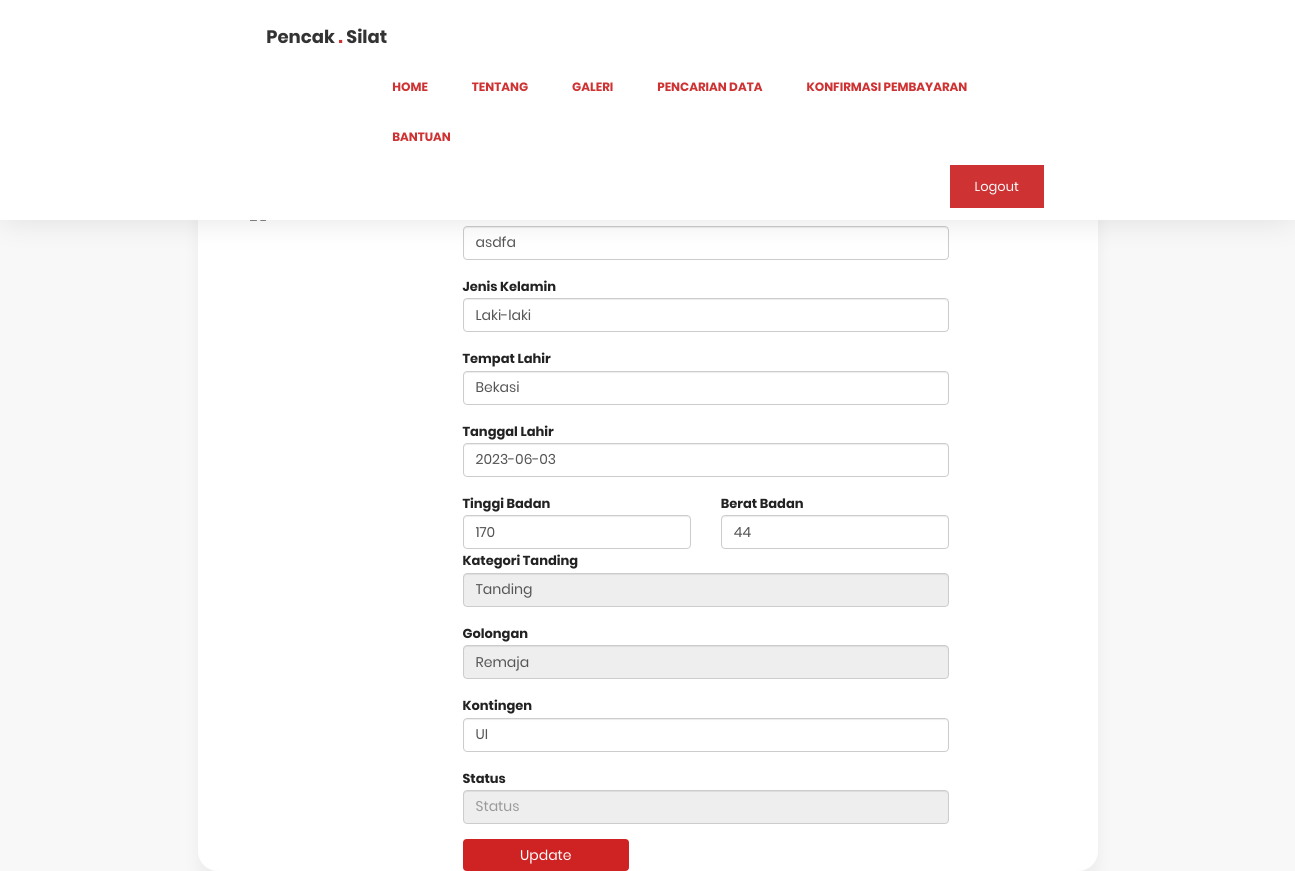
Before: /user_index.php (signed in) with the older database file.
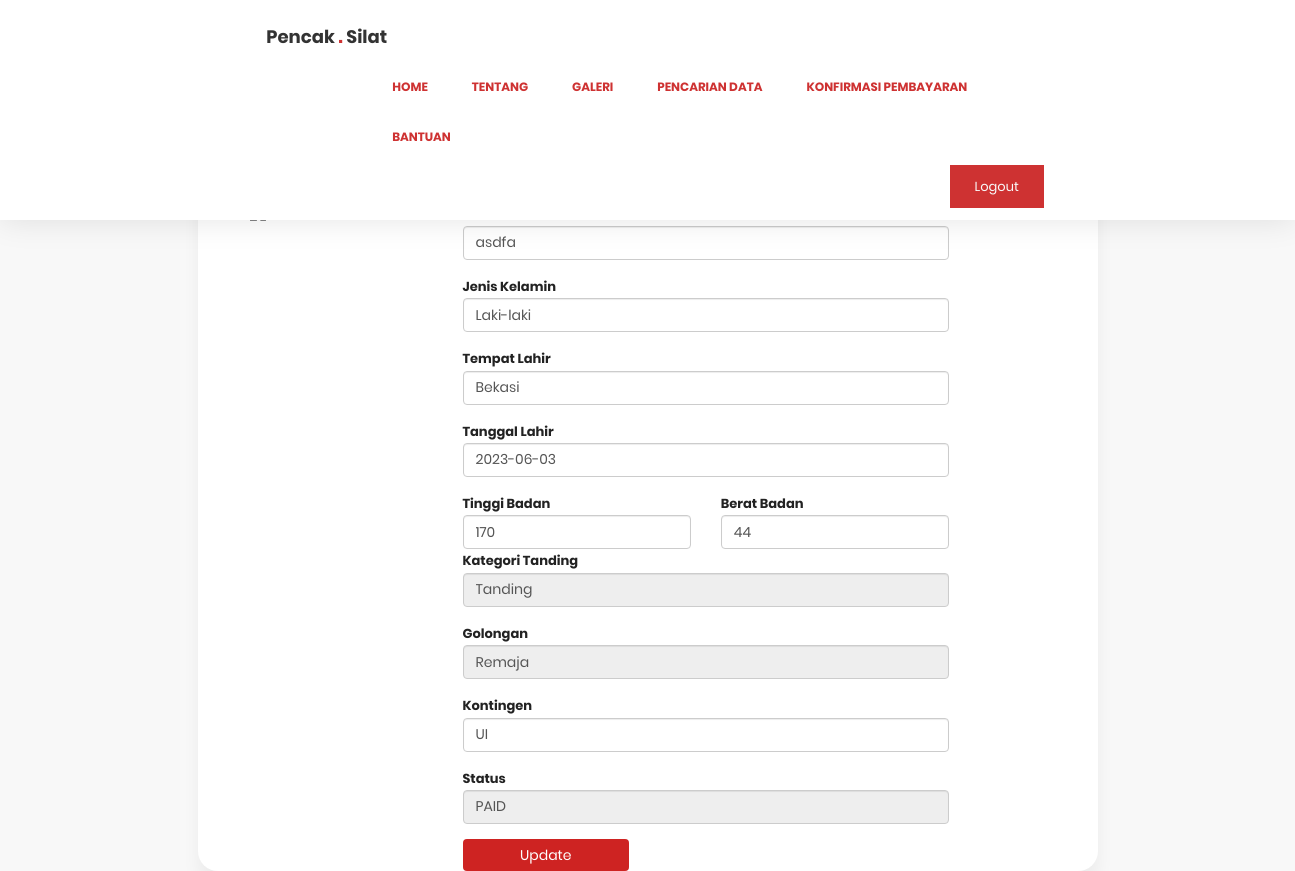
After: the same page with the newer database file.
### tables this page shows
CREATE TABLE `peserta` (
  `ID_peserta` int(11) NOT NULL,
  `nm_lengkap` varchar(35) NOT NULL,
  `jenis_kelamin` varchar(15) NOT NULL,
  `tpt_lahir` varchar(55) NOT NULL,
  `tgl_lahir` date NOT NULL,
  `tb` int(11) NOT NULL,
  `bb` int(11) NOT NULL,
  `kelas` varchar(21) NOT NULL,
  `asal_sekolah` varchar(55) NOT NULL,
  `kategori_tanding` varchar(10) NOT NULL,
  `golongan` varchar(15) NOT NULL,
  `kode_gr` varchar(32) NOT NULL,
  `kelas_tanding_FK` varchar(4) NOT NULL,
  `kontingen` varchar(100) NOT NULL,
  `foto` varchar(128) NOT NULL,
  `ktp` varchar(128) NOT NULL,
  `akta_lahir` varchar(128) NOT NULL,
  `ijazah` varchar(128) NOT NULL,
  `status` varchar(15) NOT NULL,
  `role` varchar(20) DEFAULT NULL,
  `email` varchar(100) DEFAULT NULL,
  `password` varchar(255) DEFAULT NULL,
  `history` varchar(255) DEFAULT NULL
);

### user_index.php (the view, shortened to what the changed rows need)
<?php
include "backend/includes/connection.php";
?>
<!DOCTYPE html>
<html lang="en">
<head>
  <link rel="stylesheet" href="css/bootstrap.min.css">
  <link rel="stylesheet" href="css/font-awesome.min.css">
  <link rel="stylesheet" href="css/animate.css">
  <link rel="stylesheet" href="css/owl.carousel.css">
  <link rel="stylesheet" href="css/owl.theme.default.min.css">
  <link rel="stylesheet" href="css/magnific-popup.css">
  <link rel="stylesheet" href="css/templatemo-style.css">
  <link rel="stylesheet" href="css/style.css">
  <link href="https://cdn.jsdelivr.net/npm/select2@4.1.0-rc.0/dist/css/select2.min.css" rel="stylesheet" />
</head>
<body>
  <?php
  $sql = "SELECT * FROM peserta WHERE ID_peserta='$_SESSION[ID_peserta]'";
  $result = mysqli_query($koneksi, "$sql");
  $data = mysqli_fetch_array($result);
  ?>
  <div class="container rounded bg-white mt-5 mb-5" style="margin-top: 150px;">
    <div class="row">
      <div class="col-md-5 border-right">
        <div class="p-3 py-5">
          <form action="update_user.php" method="post" name="form">
          <div class="row mt-2">
            <div class="form-group col-md-12 mb-4" style="margin-block-end: auto; margin-bottom: 15px">
              <td><b>Nama</b></td>
              <input type="text" class="form-control" name="nm_lengkap" value="<?php echo $data['nm_lengkap']; ?>" placeholder="Nama">
            </div>
            <div class="form-group col-md-12 mb-4" style="margin-block-end: auto; margin-bottom: 15px">
              <td><b>Jenis Kelamin</b></td>
              <input type="text" class="form-control" name="jenis_kelamin" value="<?php echo $data['jenis_kelamin']; ?>" placeholder="Jenis Kelamin">
            </div>
            <div class="form-group col-md-12 mb-4" style="margin-block-end: auto; margin-bottom: 15px">
              <td><b>Tempat Lahir</b></td>
              <input type="text" class="form-control" name="tpt_lahir" value="<?php echo $data['tpt_lahir']; ?>" placeholder="Tempat Lahir">
            </div>
            <div class="form-group col-md-12 mb-4" style="margin-block-end: auto; margin-bottom: 15px">
              <td><b>Tanggal Lahir</b></td>
              <input type="text" class="form-control" name="tgl_lahir" value="<?php echo $data['tgl_lahir']; ?>" placeholder="Tanggal Lahir">
            </div>
            <div class="col-md-6">
              <td><b>Tinggi Badan</b></td>
              <input type="text" class="form-control" name="tb" value="<?php echo $data['tb']; ?>" placeholder="Tinggi Badan">
            </div>
            <div class="col-md-6">
              <td><b>Berat Badan</b></td>
              <input type="text" class="form-control" name="bb" value="<?php echo $data['bb']; ?>" placeholder="Berat Badan">
            </div>
            <div class="form-group col-md-12 mb-4" style="margin-block-end: auto; margin-bottom: 15px"">
              <td><b>Kategori Tanding</b></td>
              <input type="text" class="form-control" name="kategori_tanding" value="<?php echo $data['kategori_tanding']; ?>" placeholder="Kategori Tanding" disabled>
            </div>
            <div class="form-group col-md-12 mb-4" style="margin-block-end: auto; margin-bottom: 15px"">
              <td><b>Golongan</b></td>
              <input type="text" class="form-control" name="golongan" value="<?php echo $data['golongan']; ?>" placeholder="Golongan" disabled>
            </div>
            <div class="form-group col-md-12 mb-4" style="margin-block-end: auto; margin-bottom: 15px"">
              <td><b>Kontingen</b></td>
              <input type="text" class="form-control" name="kontingen" value="<?php echo $data['kontingen']; ?>" placeholder="Kontingen">
            </div>
            <div class="form-group col-md-12 mb-4" style="margin-block-end: auto; margin-bottom: 15px"">
              <td><b>Status</b></td>
              <input type="text" class="form-control" name="status" value="<?php echo $data['status']; ?>" placeholder="Status" disabled>
            </div>
          </div>
          </form>
        </div>
      </div>
    </div>
  </div>
</body>
</html>

Changed rows visible on the page:
changed peserta "asdfa": status (not shown) → "PAID"
